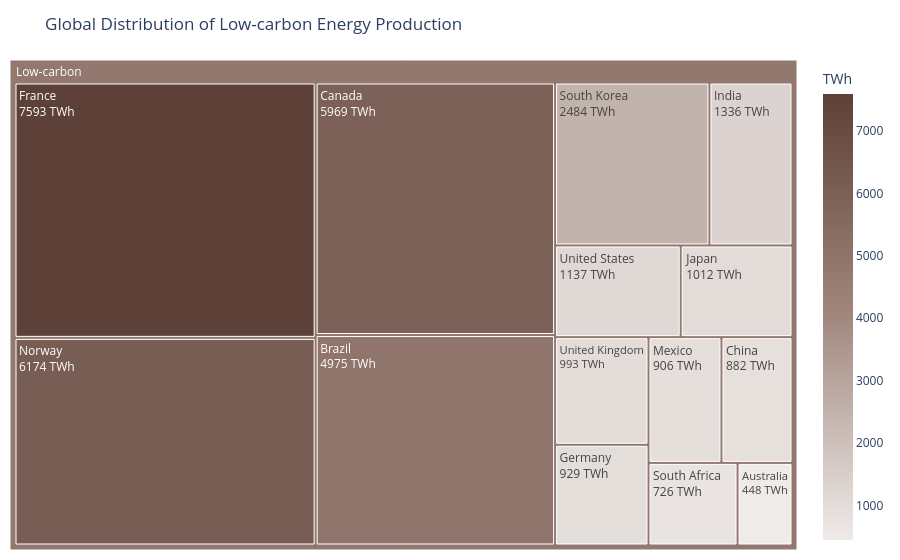
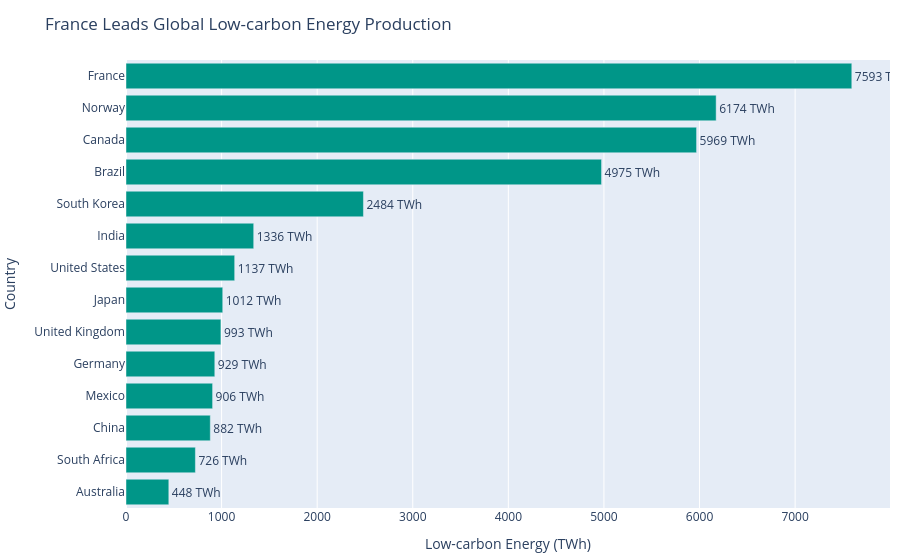

The cell these charts' notebook holds for them, in order:
### Code cell
# Filter only low-carbon sources
low_carbon_df = df.loc[df['Source_Type'] == 'Low-carbon']

# Aggregate total TWh by country
country_lowcarbon = (
    low_carbon_df.groupby('Country')['TWh']
    .sum()
    .reset_index()
)

# Add dummy root node for treemap
country_lowcarbon['All'] = 'Low-carbon'

# Find leading country
top_country = (
    country_lowcarbon.sort_values(by='TWh', ascending=False)
    .iloc[0]['Country']
)

# -----------------------------------
# TREEMAP
# -----------------------------------
fig_tree = px.treemap(
    country_lowcarbon,
    path=['All', 'Country'],
    values='TWh',
    color='TWh',

    # Brown / earthy gradient
    color_continuous_scale=[
        '#EFEBE9',   # light beige
        '#A1887F',   # medium brown
        '#5D4037'    # dark brown
    ],

    title='Global Distribution of Low-carbon Energy Production'
)

# Show labels with TWh values
fig_tree.update_traces(
    textinfo='label+value',
    texttemplate='%{label}<br>%{value} TWh',
    root_color='lightgrey'
)

fig_tree.update_layout(
    margin=dict(t=60, l=10, r=10, b=10)
)

fig_tree.show()

# -----------------------------------
# HORIZONTAL BAR CHART
# -----------------------------------

# Sort values for better readability
country_lowcarbon_sorted = country_lowcarbon.sort_values(
    by='TWh',
    ascending=True
)

fig_bar = px.bar(
    country_lowcarbon_sorted,
    x='TWh',
    y='Country',
    orientation='h',
    title=f'{top_country} Leads Global Low-carbon Energy Production'
)

# Apply CVD-safe colour and labels
fig_bar.update_traces(
    marker_color='#009688',   # teal colour
    texttemplate='%{x} TWh',
    textposition='outside'
)

# Layout cleanup
fig_bar.update_layout(
    xaxis_title='Low-carbon Energy (TWh)',
    yaxis_title='Country',
    showlegend=False,
    margin=dict(t=60, l=10, r=10, b=10)
)

fig_bar.show()

### Figure 1 — Plotly figure (JSON) as saved in the notebook; plotly's stock layout.template omitted (floating-point values rounded to 4 significant figures)
{"data": [{"branchvalues": "total", "customdata": [[448.0], [4975.0], [5969.0], [882.0], [7593.0], [929.0], [1336.0], [1012.0], [906.0], [6174.0], [726.0], [2484.0], [993.0], [1137.0], [4797.0]], "domain": {"x": [0, 1], "y": [0, 1]}, "hovertemplate": "labels=%{label}<br>TWh_sum=%{value}<br>parent=%{parent}<br>id=%{id}<br>TWh=%{color}<extra></extra>", "ids": ["Low-carbon/Australia", "Low-carbon/Brazil", "Low-carbon/Canada", "Low-carbon/China", "Low-carbon/France", "Low-carbon/Germany", "Low-carbon/India", "Low-carbon/Japan", "Low-carbon/Mexico", "Low-carbon/Norway", "Low-carbon/South Africa", "Low-carbon/South Korea", "Low-carbon/United Kingdom", "Low-carbon/United States", "Low-carbon"], "labels": ["Australia", "Brazil", "Canada", "China", "France", "Germany", "India", "Japan", "Mexico", "Norway", "South Africa", "South Korea", "United Kingdom", "United States", "Low-carbon"], "marker": {"coloraxis": "coloraxis", "colors": [448.0, 4975.0, 5969.0, 882.0, 7593.0, 929.0, 1336.0, 1012.0, 906.0, 6174.0, 726.0, 2484.0, 993.0, 1137.0, 4797.0]}, "name": "", "parents": ["Low-carbon", "Low-carbon", "Low-carbon", "Low-carbon", "Low-carbon", "Low-carbon", "Low-carbon", "Low-carbon", "Low-carbon", "Low-carbon", "Low-carbon", "Low-carbon", "Low-carbon", "Low-carbon", ""], "root": {"color": "lightgrey"}, "textinfo": "label+value", "texttemplate": "%{label}<br>%{value} TWh", "type": "treemap", "values": [448.0, 4975.0, 5969.0, 882.0, 7593.0, 929.0, 1336.0, 1012.0, 906.0, 6174.0, 726.0, 2484.0, 993.0, 1137.0, 35560.0]}], "layout": {"coloraxis": {"colorbar": {"title": {"text": "TWh"}}, "colorscale": [[0, "#EFEBE9"], [0.5, "#A1887F"], [1, "#5D4037"]]}, "legend": {"tracegroupgap": 0}, "margin": {"b": 10, "l": 10, "r": 10, "t": 60}, "title": {"text": "Global Distribution of Low-carbon Energy Production"}}}

### Figure 2 — Plotly figure (JSON) as saved in the notebook; plotly's stock layout.template omitted (floating-point values rounded to 4 significant figures)
{"data": [{"hovertemplate": "TWh=%{x}<br>Country=%{y}<extra></extra>", "legendgroup": "", "marker": {"color": "#009688", "pattern": {"shape": ""}}, "name": "", "orientation": "h", "showlegend": false, "textposition": "outside", "texttemplate": "%{x} TWh", "type": "bar", "x": [448.0, 726.0, 882.0, 906.0, 929.0, 993.0, 1012.0, 1137.0, 1336.0, 2484.0, 4975.0, 5969.0, 6174.0, 7593.0], "xaxis": "x", "y": ["Australia", "South Africa", "China", "Mexico", "Germany", "United Kingdom", "Japan", "United States", "India", "South Korea", "Brazil", "Canada", "Norway", "France"], "yaxis": "y"}], "layout": {"barmode": "relative", "legend": {"tracegroupgap": 0}, "margin": {"b": 10, "l": 10, "r": 10, "t": 60}, "showlegend": false, "title": {"text": "France Leads Global Low-carbon Energy Production"}, "xaxis": {"anchor": "y", "domain": [0, 1], "title": {"text": "Low-carbon Energy (TWh)"}}, "yaxis": {"anchor": "x", "domain": [0, 1], "title": {"text": "Country"}}}}
